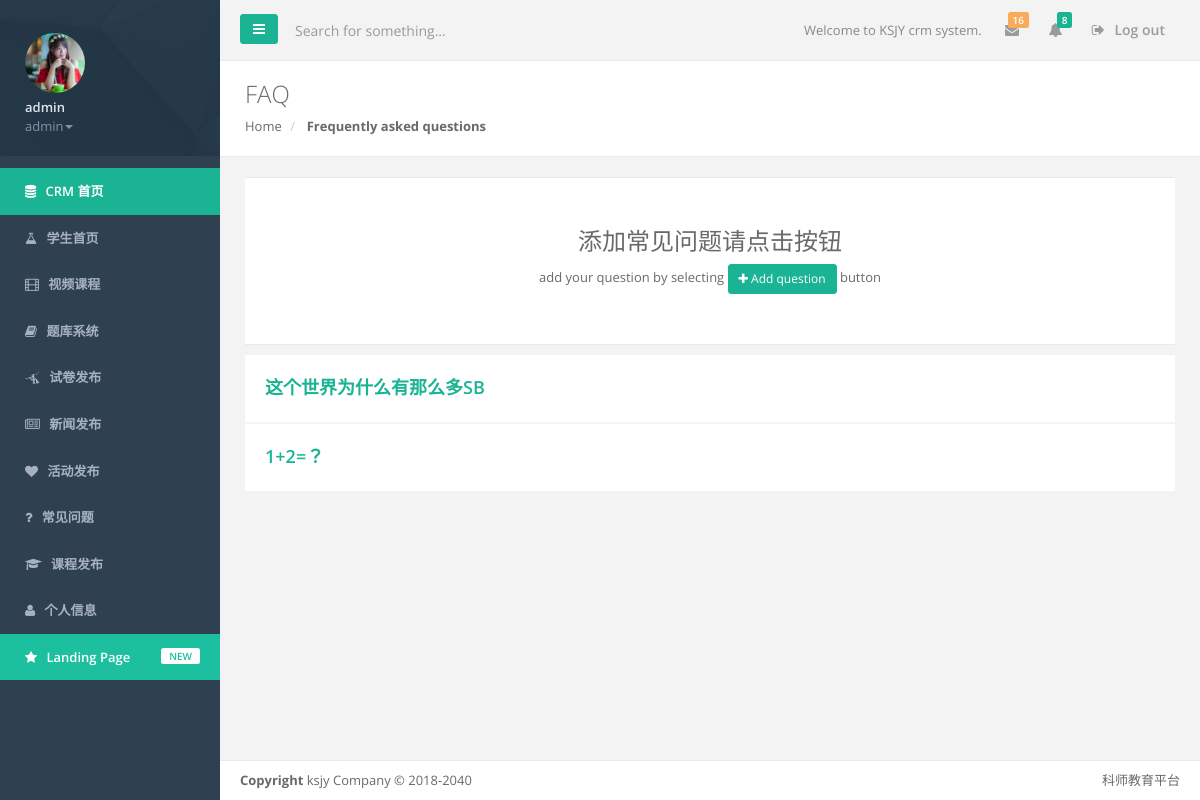
Page /crm/faq_editors (signed in) on the committed database.
### ks_crm/models.py (models this page shows, shortened)
class UserProfile(AbstractBaseUser,PermissionsMixin):
    email = models.EmailField(
        verbose_name='email address',
        max_length=255,
        unique=True
    )
    password = models.CharField(_('password'),max_length=128,help_text=mark_safe('''<a href='password/'>修改密码</a>'''))
    name = models.CharField(max_length=32)
    role = models.ForeignKey("Role",blank=True,null=True)
    is_active = models.BooleanField(default=True)
    is_admin = models.BooleanField(default=False)
    signature = models.CharField(max_length=255, blank=True, null=True)
    head_img = models.ImageField( blank=True, null=True)
    phone = models.CharField(max_length=32, blank=True, null=True)
    address = models.CharField(max_length=255, blank=True, null=True)
    hobbies = models.CharField(max_length=255, blank=True, null=True)
    course = models.ManyToManyField("Course", blank=True)
    friends = models.ManyToManyField("self", blank=True)
    objects = UserProfileManager()
    USERNAME_FIELD = 'email'
    REQUIRED_FIELDS = ['name']

class Role(models.Model):
    name = models.CharField(max_length=32,unique=True)
    menus = models.ManyToManyField("Menu",blank=True)
    class Meta:
        verbose_name = "角色"
        verbose_name_plural = "角色"

class Menu(models.Model):
    name = models.CharField(max_length=32)
    url_name = models.CharField(max_length=64)
    url_type_choices = ((0, 'alias'), (1, 'absolute_url'))
    url_type = models.SmallIntegerField(choices=url_type_choices, default=0)
    icon = models.CharField(max_length=32,default="fa-flask")
    class Meta:
        verbose_name = "菜单"
        verbose_name_plural = "菜单"

class FAQ(models.Model):
    question = models.TextField(verbose_name="常见问题")
    answer = models.TextField(verbose_name="回答")
    weight = models.SmallIntegerField(default=1,verbose_name="权重")
    useful =  models.IntegerField(blank=True,null=True)
    class Meta:
        verbose_name = "常见问题"
        verbose_name_plural = "常见问题"

### ks_crm/views.py (the view)
def add_FAQ(request):
    faq_list = FAQ.objects.all()
    if request.method == "POST":
        faq_obj = FAQ(
            question=request.POST.get("question"),
            answer=request.POST.get("answer")
        )
        faq_obj.save()
    return render(request, 'ks_crm/faq.html',{"faq_list":faq_list})

### templates/ks_crm/faq.html (shortened to what this page needs)
{% extends 'crm_base.html' %}
{% block page-contianer %}
            <div class="row wrapper border-bottom white-bg page-heading">
                <div class="col-sm-4">
                    <h2>FAQ</h2>
                    <ol class="breadcrumb">
                        <li>
                            <a href="index.html">Home</a>
                        </li>
                        <li class="active">
                            <strong>Frequently asked questions</strong>
                        </li>
                    </ol>
                </div>
            </div>
            <div class="row">
                <div class="col-lg-12">
                    <div class="wrapper wrapper-content animated fadeInRight">
                        <div class="ibox-content m-b-sm border-bottom">
                            <div class="text-center p-lg">
                                <h2>添加常见问题请点击按钮</h2>
                                <span>add your question by selecting </span>
                                <button title="Create new cluster" class="btn btn-primary btn-sm" data-toggle="modal" data-target="#myModal"><i class="fa fa-plus"></i> <span class="bold">Add question</span></button> button
                            </div>
                        </div>
                        {% for faq in faq_list %}
                        <div class="faq-item">
                            <div class="row">
                                <div class="col-md-7">
                                    <a data-toggle="collapse" href="#{{ faq.id }}" class="faq-question">{{ faq.question }}</a>
                                </div>
                            </div>
                            <div class="row">
                                <div class="col-lg-12">
                                </div>
                            </div>
                        </div>
                       {% endfor %}
                </div>
            </div>
{% endblock %}

### templates/crm_base.html (shortened to what this page needs)
<!DOCTYPE html>
<html>
<head>
    <link href="/static/bootstrap/css/bootstrap.min.css" rel="stylesheet">
    <link href="/static/bootstrap/font-awesome/css/font-awesome.min.css" rel="stylesheet">
    <link href="/static/bootstrap/css/animate.css" rel="stylesheet">
    <link href="/static/bootstrap/css/style.css" rel="stylesheet">
    <link href="/static/bootstrap/css/plugins/footable/footable.core.css" rel="stylesheet">
</head>
<body>
    <div id="wrapper">
    <nav class="navbar-default navbar-static-side" role="navigation">
        <div class="sidebar-collapse">
            <ul class="nav metismenu" id="side-menu">
                <li class="nav-header">
                    <div class="dropdown profile-element">
                        {% if request.user.head_img %}
                            <span>
                                <img alt="image" class="img-circle" src="{{ request.user.head_img}}" style="max-width: 60px;max-height:60px"/>
                             </span>
                        {% endif %}
                        <a data-toggle="dropdown" class="dropdown-toggle" href="#">
                            <span class="clear"> <span class="block m-t-xs"> <strong class="font-bold">{{ request.user.name }}</strong>
                             </span> <span class="text-muted text-xs block">{{ request.user.role.name }}<b class="caret"></b></span> </span> </a>
                    </div>
                </li>
                {% block sidebar-contianer %}
                  <ul class="nav nav-sidebar">
                      <li class="special_link">
                        <a href="/crm/"><i class="fa fa-database"></i> <span class="nav-label">CRM 首页</span></a>
                      </li>
                    {% for menu in request.user.role.menus.all %}
                        <li>
                            <a href="{% if menu.url_type == 0 %}{%  url  menu.url_name %}{% else %}{{ menu.url_name }}{% endif %}"><i class="fa {{ menu.icon }}"></i> <span class="nav-label">{{ menu.name }}</span></a>
                        </li>
                    {% endfor %}
                </ul>
                {% endblock %}
                <li class="landing_link">
                    <a target="_blank" href="/"><i class="fa fa-star"></i> <span class="nav-label">Landing Page</span> <span class="label label-warning pull-right">NEW</span></a>
                </li>
            </ul>
        </div>
    </nav>
        <div id="page-wrapper" class="gray-bg">
        <div class="row border-bottom">
        <nav class="navbar navbar-static-top" role="navigation" style="margin-bottom: 0">
        <div class="navbar-header">
            <a class="navbar-minimalize minimalize-styl-2 btn btn-primary " href="#"><i class="fa fa-bars"></i> </a>
            <form role="search" class="navbar-form-custom" action="#">
                <div class="form-group">
                    <input type="text" placeholder="Search for something..." class="form-control" name="top-search" id="top-search">
                </div>
            </form>
        </div>
            <ul class="nav navbar-top-links navbar-right">
                <li>
                    <span class="m-r-sm text-muted welcome-message">Welcome to KSJY crm system.</span>
                </li>
                <li class="dropdown">
                    <a class="dropdown-toggle count-info" data-toggle="dropdown" href="#">
                        <i class="fa fa-envelope"></i>  <span class="label label-warning">16</span>
                    </a>
                </li>
                <li class="dropdown">
                    <a class="dropdown-toggle count-info" data-toggle="dropdown" href="#">
                        <i class="fa fa-bell"></i>  <span class="label label-primary">8</span>
                    </a>
                </li>
                <li>
                    <a href="{% url 'acc_logout' %}">
                        <i class="fa fa-sign-out"></i> Log out
                    </a>
                </li>
            </ul>
        </nav>
        </div>
{% block page-contianer %}{% endblock %}
            <div class="footer">
                <div class="pull-right">
                    科师教育平台
                </div>
                <div>
                    <strong>Copyright</strong> ksjy Company &copy; 2018-2040
                </div>
            </div>
        </div>
        </div>
</body>
</html>

### rows in the picture
UserProfile: user.head_img (picture), user.name "admin", user.role.name "admin"
Menu: name "学生首页"
Menu: name "视频课程"
Menu: name "题库系统"
Menu: name "试卷发布"
Menu: name "新闻发布"
Menu: name "活动发布"
Menu: name "常见问题"
Menu: name "课程发布"
Menu: name "个人信息"
FAQ: question "这个世界为什么有那么多SB"
FAQ: question "1+2=？"
